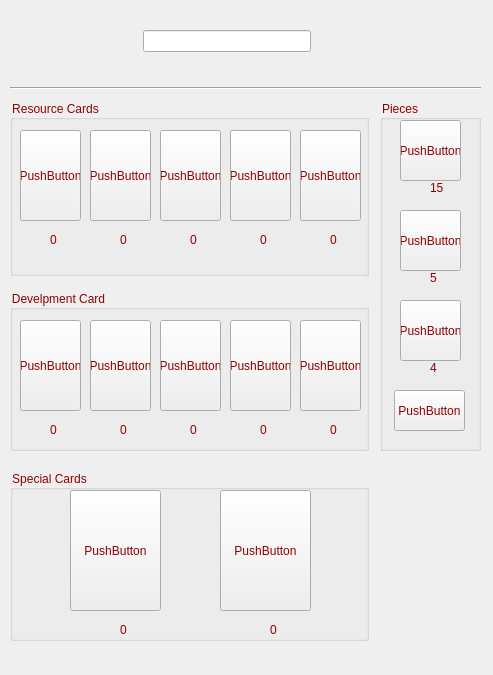
<?xml version="1.0" encoding="UTF-8"?>
<ui version="4.0">
 <class>MainWindow</class>
 <widget class="QMainWindow" name="MainWindow">
  <property name="geometry">
   <rect>
    <x>0</x>
    <y>0</y>
    <width>493</width>
    <height>675</height>
   </rect>
  </property>
  <property name="windowTitle">
   <string>MainWindow</string>
  </property>
  <property name="autoFillBackground">
   <bool>false</bool>
  </property>
  <property name="styleSheet">
   <string notr="true">font: 10pt &quot;Vani&quot;;</string>
  </property>
  <widget class="QWidget" name="centralwidget">
   <widget class="QWidget" name="horizontalLayoutWidget_2">
    <property name="geometry">
     <rect>
      <x>130</x>
      <y>10</y>
      <width>181</width>
      <height>62</height>
     </rect>
    </property>
    <layout class="QHBoxLayout" name="playerInformationBox">
     <item>
      <widget class="QLabel" name="playerPhotoLabel">
       <property name="text">
        <string/>
       </property>
       <property name="pixmap">
        <pixmap>../../Favorites/Desktop/catan images/player photo/1 - Copy.png</pixmap>
       </property>
      </widget>
     </item>
     <item>
      <widget class="QLineEdit" name="playerUsernameLine">
       <property name="styleSheet">
        <string notr="true">border-color: rgb(255, 214, 110);
font: 10pt &quot;Vani&quot;;
color: rgb(144, 0, 0);</string>
       </property>
      </widget>
     </item>
    </layout>
   </widget>
   <widget class="QGroupBox" name="piecesBox">
    <property name="geometry">
     <rect>
      <x>380</x>
      <y>100</y>
      <width>101</width>
      <height>351</height>
     </rect>
    </property>
    <property name="styleSheet">
     <string notr="true">font: 10pt &quot;Vani&quot;;
color: rgb(144, 0, 0);</string>
    </property>
    <property name="title">
     <string>Pieces</string>
    </property>
    <widget class="QPushButton" name="pushButton_13">
     <property name="geometry">
      <rect>
       <x>20</x>
       <y>20</y>
       <width>61</width>
       <height>61</height>
      </rect>
     </property>
     <property name="text">
      <string>PushButton</string>
     </property>
    </widget>
    <widget class="QPushButton" name="pushButton_15">
     <property name="geometry">
      <rect>
       <x>20</x>
       <y>110</y>
       <width>61</width>
       <height>61</height>
      </rect>
     </property>
     <property name="text">
      <string>PushButton</string>
     </property>
    </widget>
    <widget class="QLabel" name="label">
     <property name="geometry">
      <rect>
       <x>50</x>
       <y>170</y>
       <width>16</width>
       <height>16</height>
      </rect>
     </property>
     <property name="text">
      <string>5</string>
     </property>
    </widget>
    <widget class="QPushButton" name="pushButton_14">
     <property name="geometry">
      <rect>
       <x>20</x>
       <y>200</y>
       <width>61</width>
       <height>61</height>
      </rect>
     </property>
     <property name="text">
      <string>PushButton</string>
     </property>
    </widget>
    <widget class="QLabel" name="label_2">
     <property name="geometry">
      <rect>
       <x>50</x>
       <y>80</y>
       <width>16</width>
       <height>16</height>
      </rect>
     </property>
     <property name="text">
      <string>15</string>
     </property>
    </widget>
    <widget class="QLabel" name="label_3">
     <property name="geometry">
      <rect>
       <x>50</x>
       <y>260</y>
       <width>16</width>
       <height>16</height>
      </rect>
     </property>
     <property name="text">
      <string>4</string>
     </property>
    </widget>
    <widget class="QPushButton" name="pushButton_16">
     <property name="geometry">
      <rect>
       <x>14</x>
       <y>290</y>
       <width>71</width>
       <height>41</height>
      </rect>
     </property>
     <property name="text">
      <string>PushButton</string>
     </property>
    </widget>
   </widget>
   <widget class="Line" name="line_2">
    <property name="geometry">
     <rect>
      <x>10</x>
      <y>80</y>
      <width>471</width>
      <height>16</height>
     </rect>
    </property>
    <property name="orientation">
     <enum>Qt::Horizontal</enum>
    </property>
   </widget>
   <widget class="QGroupBox" name="resourceCardsBox">
    <property name="geometry">
     <rect>
      <x>10</x>
      <y>100</y>
      <width>359</width>
      <height>176</height>
     </rect>
    </property>
    <property name="styleSheet">
     <string notr="true">font: 10pt &quot;Vani&quot;;
color: rgb(144, 0, 0);</string>
    </property>
    <property name="title">
     <string>Resource Cards</string>
    </property>
    <widget class="QLabel" name="numOfBricksLabel">
     <property name="geometry">
      <rect>
       <x>40</x>
       <y>130</y>
       <width>20</width>
       <height>20</height>
      </rect>
     </property>
     <property name="text">
      <string>0</string>
     </property>
    </widget>
    <widget class="QLabel" name="numOfLumbersLabel">
     <property name="geometry">
      <rect>
       <x>180</x>
       <y>130</y>
       <width>20</width>
       <height>20</height>
      </rect>
     </property>
     <property name="text">
      <string>0</string>
     </property>
    </widget>
    <widget class="QLabel" name="numOfOresLabel">
     <property name="geometry">
      <rect>
       <x>250</x>
       <y>130</y>
       <width>20</width>
       <height>20</height>
      </rect>
     </property>
     <property name="text">
      <string>0</string>
     </property>
    </widget>
    <widget class="QLabel" name="numOfWoolsLabel">
     <property name="geometry">
      <rect>
       <x>320</x>
       <y>130</y>
       <width>20</width>
       <height>20</height>
      </rect>
     </property>
     <property name="text">
      <string>0</string>
     </property>
    </widget>
    <widget class="QLabel" name="numOfWheatsLabel">
     <property name="geometry">
      <rect>
       <x>110</x>
       <y>130</y>
       <width>20</width>
       <height>20</height>
      </rect>
     </property>
     <property name="text">
      <string>0</string>
     </property>
    </widget>
    <widget class="QPushButton" name="pushButton">
     <property name="geometry">
      <rect>
       <x>10</x>
       <y>30</y>
       <width>61</width>
       <height>91</height>
      </rect>
     </property>
     <property name="text">
      <string>PushButton</string>
     </property>
    </widget>
    <widget class="QPushButton" name="pushButton_2">
     <property name="geometry">
      <rect>
       <x>80</x>
       <y>30</y>
       <width>61</width>
       <height>91</height>
      </rect>
     </property>
     <property name="text">
      <string>PushButton</string>
     </property>
    </widget>
    <widget class="QPushButton" name="pushButton_3">
     <property name="geometry">
      <rect>
       <x>150</x>
       <y>30</y>
       <width>61</width>
       <height>91</height>
      </rect>
     </property>
     <property name="text">
      <string>PushButton</string>
     </property>
    </widget>
    <widget class="QPushButton" name="pushButton_4">
     <property name="geometry">
      <rect>
       <x>220</x>
       <y>30</y>
       <width>61</width>
       <height>91</height>
      </rect>
     </property>
     <property name="text">
      <string>PushButton</string>
     </property>
    </widget>
    <widget class="QPushButton" name="pushButton_5">
     <property name="geometry">
      <rect>
       <x>290</x>
       <y>30</y>
       <width>61</width>
       <height>91</height>
      </rect>
     </property>
     <property name="text">
      <string>PushButton</string>
     </property>
    </widget>
   </widget>
   <widget class="QGroupBox" name="developmentCardsBox">
    <property name="geometry">
     <rect>
      <x>10</x>
      <y>290</y>
      <width>359</width>
      <height>161</height>
     </rect>
    </property>
    <property name="styleSheet">
     <string notr="true">font: 10pt &quot;Vani&quot;;
color: rgb(144, 0, 0);</string>
    </property>
    <property name="title">
     <string>Develpment Card</string>
    </property>
    <widget class="QLabel" name="numOfNightsLabel">
     <property name="geometry">
      <rect>
       <x>40</x>
       <y>130</y>
       <width>20</width>
       <height>20</height>
      </rect>
     </property>
     <property name="text">
      <string>0</string>
     </property>
    </widget>
    <widget class="QLabel" name="numOfMonopoliesLabel">
     <property name="geometry">
      <rect>
       <x>110</x>
       <y>130</y>
       <width>20</width>
       <height>20</height>
      </rect>
     </property>
     <property name="text">
      <string>0</string>
     </property>
    </widget>
    <widget class="QLabel" name="numOfYearOfPlentyLabel">
     <property name="geometry">
      <rect>
       <x>250</x>
       <y>130</y>
       <width>20</width>
       <height>20</height>
      </rect>
     </property>
     <property name="text">
      <string>0</string>
     </property>
    </widget>
    <widget class="QLabel" name="numOfVictoryPointsLabel">
     <property name="geometry">
      <rect>
       <x>320</x>
       <y>130</y>
       <width>20</width>
       <height>20</height>
      </rect>
     </property>
     <property name="text">
      <string>0</string>
     </property>
    </widget>
    <widget class="QLabel" name="numOfRoadBuildingsLabel">
     <property name="geometry">
      <rect>
       <x>180</x>
       <y>130</y>
       <width>20</width>
       <height>20</height>
      </rect>
     </property>
     <property name="text">
      <string>0</string>
     </property>
    </widget>
    <widget class="QPushButton" name="pushButton_6">
     <property name="geometry">
      <rect>
       <x>10</x>
       <y>30</y>
       <width>61</width>
       <height>91</height>
      </rect>
     </property>
     <property name="text">
      <string>PushButton</string>
     </property>
    </widget>
    <widget class="QPushButton" name="pushButton_7">
     <property name="geometry">
      <rect>
       <x>80</x>
       <y>30</y>
       <width>61</width>
       <height>91</height>
      </rect>
     </property>
     <property name="text">
      <string>PushButton</string>
     </property>
    </widget>
    <widget class="QPushButton" name="pushButton_8">
     <property name="geometry">
      <rect>
       <x>150</x>
       <y>30</y>
       <width>61</width>
       <height>91</height>
      </rect>
     </property>
     <property name="text">
      <string>PushButton</string>
     </property>
    </widget>
    <widget class="QPushButton" name="pushButton_9">
     <property name="geometry">
      <rect>
       <x>220</x>
       <y>30</y>
       <width>61</width>
       <height>91</height>
      </rect>
     </property>
     <property name="text">
      <string>PushButton</string>
     </property>
    </widget>
    <widget class="QPushButton" name="pushButton_10">
     <property name="geometry">
      <rect>
       <x>290</x>
       <y>30</y>
       <width>61</width>
       <height>91</height>
      </rect>
     </property>
     <property name="text">
      <string>PushButton</string>
     </property>
    </widget>
   </widget>
   <widget class="QGroupBox" name="specialCardsBox">
    <property name="geometry">
     <rect>
      <x>10</x>
      <y>470</y>
      <width>359</width>
      <height>171</height>
     </rect>
    </property>
    <property name="styleSheet">
     <string notr="true">font: 10pt &quot;Vani&quot;;
color: rgb(144, 0, 0);</string>
    </property>
    <property name="title">
     <string>Special Cards</string>
    </property>
    <widget class="QLabel" name="numOfLargestArmyLabel">
     <property name="geometry">
      <rect>
       <x>110</x>
       <y>150</y>
       <width>20</width>
       <height>20</height>
      </rect>
     </property>
     <property name="text">
      <string>0</string>
     </property>
    </widget>
    <widget class="QLabel" name="numOfLongestRoadLabel">
     <property name="geometry">
      <rect>
       <x>260</x>
       <y>150</y>
       <width>20</width>
       <height>20</height>
      </rect>
     </property>
     <property name="text">
      <string>0</string>
     </property>
    </widget>
    <widget class="QPushButton" name="pushButton_11">
     <property name="geometry">
      <rect>
       <x>60</x>
       <y>20</y>
       <width>91</width>
       <height>121</height>
      </rect>
     </property>
     <property name="text">
      <string>PushButton</string>
     </property>
    </widget>
    <widget class="QPushButton" name="pushButton_12">
     <property name="geometry">
      <rect>
       <x>210</x>
       <y>20</y>
       <width>91</width>
       <height>121</height>
      </rect>
     </property>
     <property name="text">
      <string>PushButton</string>
     </property>
    </widget>
   </widget>
  </widget>
 </widget>
 <resources/>
 <connections/>
</ui>
